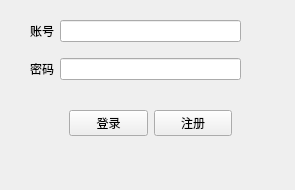
<?xml version="1.0" encoding="UTF-8"?>
<ui version="4.0">
 <class>MainWindow</class>
 <widget class="QMainWindow" name="MainWindow">
  <property name="geometry">
   <rect>
    <x>0</x>
    <y>0</y>
    <width>295</width>
    <height>190</height>
   </rect>
  </property>
  <property name="minimumSize">
   <size>
    <width>295</width>
    <height>190</height>
   </size>
  </property>
  <property name="maximumSize">
   <size>
    <width>295</width>
    <height>190</height>
   </size>
  </property>
  <property name="windowTitle">
   <string>登陆系统</string>
  </property>
  <property name="unifiedTitleAndToolBarOnMac">
   <bool>false</bool>
  </property>
  <widget class="QWidget" name="widget">
   <widget class="QWidget" name="widget_2" native="true">
    <property name="geometry">
     <rect>
      <x>30</x>
      <y>20</y>
      <width>211</width>
      <height>141</height>
     </rect>
    </property>
    <layout class="QGridLayout" name="gridLayout_2">
     <item row="0" column="0">
      <widget class="QLabel" name="labelAccount">
       <property name="text">
        <string>账号</string>
       </property>
      </widget>
     </item>
     <item row="3" column="1">
      <widget class="QWidget" name="widget_4" native="true">
       <layout class="QGridLayout" name="gridLayout">
        <item row="0" column="0">
         <widget class="QPushButton" name="pushButtonLogin">
          <property name="text">
           <string>登录</string>
          </property>
         </widget>
        </item>
        <item row="0" column="1">
         <widget class="QPushButton" name="pushButtonRegister">
          <property name="enabled">
           <bool>true</bool>
          </property>
          <property name="text">
           <string>注册</string>
          </property>
         </widget>
        </item>
       </layout>
      </widget>
     </item>
     <item row="2" column="0">
      <widget class="QLabel" name="labelPassword">
       <property name="text">
        <string>密码</string>
       </property>
      </widget>
     </item>
     <item row="2" column="1">
      <widget class="QLineEdit" name="lineEditPassword">
       <property name="inputMethodHints">
        <set>Qt::ImhHiddenText|Qt::ImhNoAutoUppercase|Qt::ImhNoPredictiveText|Qt::ImhSensitiveData</set>
       </property>
       <property name="echoMode">
        <enum>QLineEdit::Password</enum>
       </property>
      </widget>
     </item>
     <item row="0" column="1">
      <widget class="QLineEdit" name="lineEditAccount"/>
     </item>
     <item row="1" column="1">
      <spacer name="verticalSpacer">
       <property name="orientation">
        <enum>Qt::Vertical</enum>
       </property>
       <property name="sizeType">
        <enum>QSizePolicy::Fixed</enum>
       </property>
       <property name="sizeHint" stdset="0">
        <size>
         <width>20</width>
         <height>10</height>
        </size>
       </property>
      </spacer>
     </item>
    </layout>
   </widget>
  </widget>
  <widget class="QMenuBar" name="menubar">
   <property name="geometry">
    <rect>
     <x>0</x>
     <y>0</y>
     <width>295</width>
     <height>19</height>
    </rect>
   </property>
  </widget>
 </widget>
 <resources/>
 <connections/>
</ui>
